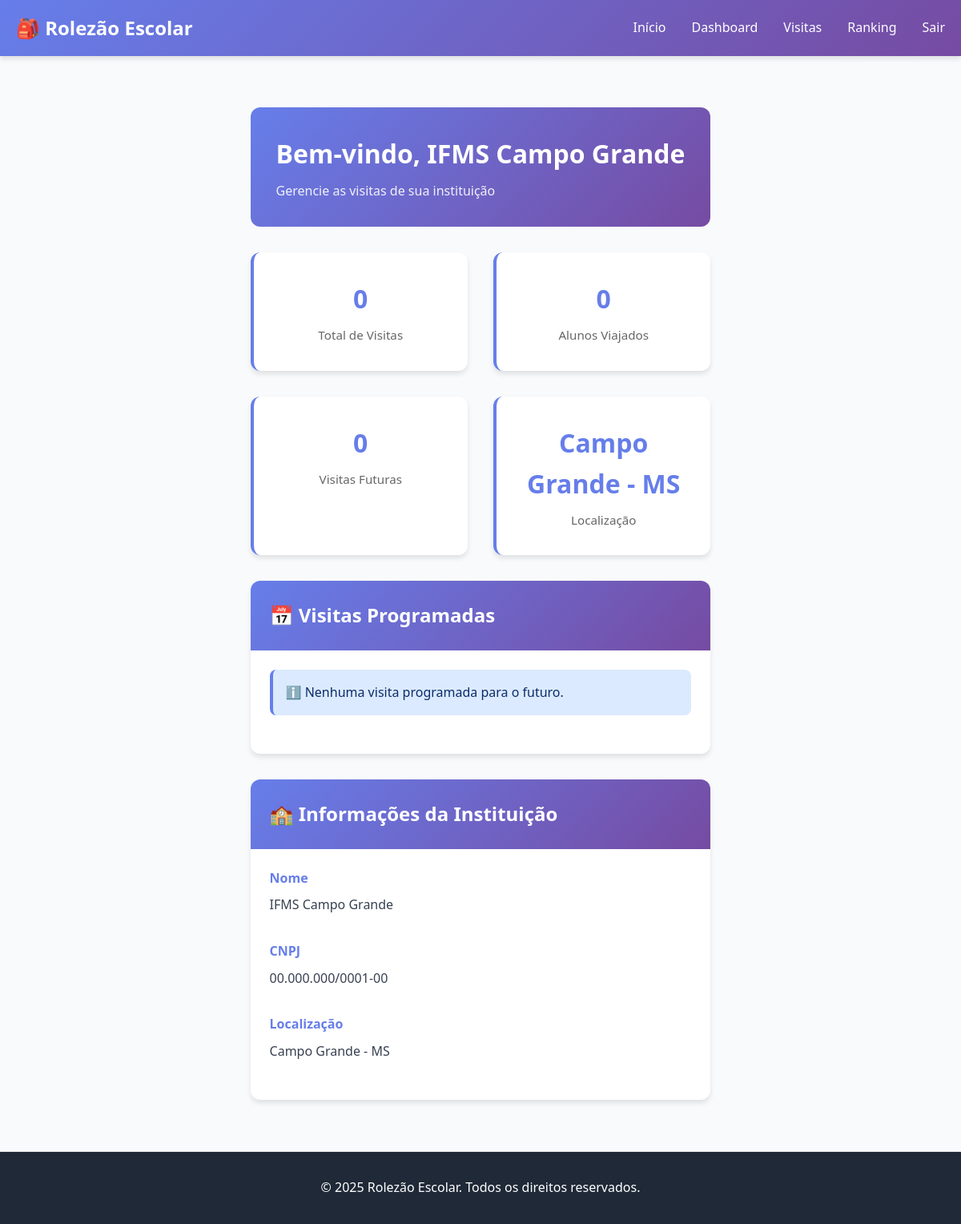
The app's page /pages/dashboard-instituicao.php (signed in) with its own data.
### tables this page shows
CREATE TABLE instituicao(
  id_instituicao INT PRIMARY KEY AUTO_INCREMENT,
  nome VARCHAR(100) NOT NULL,
  localizacao VARCHAR(150) NOT NULL,
  cnpj VARCHAR(20) NOT NULL,
  senha VARCHAR(255) NOT NULL
);

### pages/dashboard-instituicao.php (the view, shortened to what this page needs)
<?php
try {
    $pdo = getConnection();
    $stmt = $pdo->prepare("
        SELECT a.*, pt.nome as ponto_nome, pt.local, pt.descricao, pt.custo
        FROM agendamento a
        JOIN ponto_turistico pt ON a.id_ponto_turistico = pt.id_ponto_turistico
        WHERE a.id_instituicao = ? AND a.data_visita >= CURDATE()
        ORDER BY a.data_visita ASC
    ");
    $stmt->execute([$_SESSION['id_usuario']]);
    $visitas_pendentes = $stmt->fetchAll(PDO::FETCH_ASSOC);
    $stmt = $pdo->prepare("
        SELECT
            COUNT(*) as total_visitas,
            SUM(quantidade_aluno) as total_alunos,
            SUM(CASE WHEN data_visita >= CURDATE() THEN 1 ELSE 0 END) as futuras_visitas
        FROM agendamento
        WHERE id_instituicao = ?
    ");
    $stmt->execute([$_SESSION['id_usuario']]);
    $stats = $stmt->fetch(PDO::FETCH_ASSOC);
    $stmt = $pdo->prepare("SELECT * FROM instituicao WHERE id_instituicao = ?");
    $stmt->execute([$_SESSION['id_usuario']]);
    $instituicao = $stmt->fetch(PDO::FETCH_ASSOC);
} catch (Exception $e) {
    $erro = 'Erro ao carregar dados: ' . $e->getMessage();
}
?>
<!DOCTYPE html>
<html lang="pt-BR">
<head>
    <link rel="stylesheet" href="../public/css/style.css">
</head>
<body>
    <nav class="navbar">
        <div class="navbar-container">
            <div class="navbar-brand">
                <a href="../index.php" style="text-decoration: none; color: white;">
                    <h1>🎒 Rolezão Escolar</h1>
                </a>
            </div>
            <ul class="navbar-menu">
                <li><a href="../index.php">Início</a></li>
                <li><a href="dashboard-instituicao.php">Dashboard</a></li>
                <li><a href="minhas-visitas.php">Visitas</a></li>
                <li><a href="ranking.php">Ranking</a></li>
                <li><a href="../auth/logout.php">Sair</a></li>
            </ul>
        </div>
    </nav>
    <div class="page-container">
        <div style="background: linear-gradient(135deg, var(--primary) 0%, var(--secondary) 100%); color: white; padding: 2rem; border-radius: 12px; margin-top: 2rem; margin-bottom: 2rem;">
            <h1 style="margin: 0; margin-bottom: 0.5rem;">Bem-vindo, <?php echo htmlspecialchars($_SESSION['nome_usuario']); ?></h1>
            <p style="margin: 0; opacity: 0.9;">Gerencie as visitas de sua instituição</p>
        </div>
        <div class="stats-grid">
            <div class="stat-card">
                <h3><?php echo $stats['total_visitas'] ?? 0; ?></h3>
                <p>Total de Visitas</p>
            </div>
            <div class="stat-card">
                <h3><?php echo $stats['total_alunos'] ?? 0; ?></h3>
                <p>Alunos Viajados</p>
            </div>
            <div class="stat-card">
                <h3><?php echo $stats['futuras_visitas'] ?? 0; ?></h3>
                <p>Visitas Futuras</p>
            </div>
            <div class="stat-card">
                <h3><?php echo htmlspecialchars($instituicao['localizacao'] ?? ''); ?></h3>
                <p>Localização</p>
            </div>
        </div>
        <div class="card" style="margin-top: 2rem;">
            <div class="card-header">
                <h2>📅 Visitas Programadas</h2>
            </div>
            <div class="card-body">
                <?php if (empty($visitas_pendentes)): ?>
                    <div class="alert alert-info">
                        ℹ️ Nenhuma visita programada para o futuro.
                    </div>
                <?php endif; ?>
            </div>
        </div>
        <div class="card" style="margin-top: 2rem; margin-bottom: 2rem;">
            <div class="card-header">
                <h2>🏫 Informações da Instituição</h2>
            </div>
            <div class="card-body">
                <div class="form-group" style="max-width: none;">
                    <div style="display: grid; grid-template-columns: repeat(auto-fit, minmax(250px, 1fr)); gap: 2rem;">
                        <div>
                            <label style="font-weight: bold; color: var(--primary);">Nome</label>
                            <p><?php echo htmlspecialchars($instituicao['nome']); ?></p>
                        </div>
                        <div>
                            <label style="font-weight: bold; color: var(--primary);">CNPJ</label>
                            <p><?php echo htmlspecialchars($instituicao['cnpj']); ?></p>
                        </div>
                        <div>
                            <label style="font-weight: bold; color: var(--primary);">Localização</label>
                            <p><?php echo htmlspecialchars($instituicao['localizacao']); ?></p>
                        </div>
                    </div>
                </div>
            </div>
        </div>
    </div>
    <footer class="footer">
        <p>&copy; 2025 Rolezão Escolar. Todos os direitos reservados.</p>
    </footer>
</body>
</html>

### public/css/style.css (style rules this page uses)
* { margin: 0; padding: 0; box-sizing: border-box; }
:root { --primary: #667eea; --secondary: #764ba2; --success: #10b981; --warning: #f59e0b; --danger: #ef4444; --light: #f3f4f6; --dark: #1f2937; --border: #e5e7eb; --text: #374151; --shadow: 0 4px 6px rgba(0, 0, 0, 0.1); --shadow-lg: 0 10px 15px rgba(0, 0, 0, 0.15); }
body { font-family: 'Segoe UI', Tahoma, Geneva, Verdana, sans-serif; color: var(--text); background-color: #f9fafb; line-height: 1.6; display: flex; flex-direction: column; min-height: 100vh; }
.navbar { background: linear-gradient(135deg, var(--primary) 0%, var(--secondary) 100%); color: white; padding: 1rem 0; box-shadow: var(--shadow); position: sticky; top: 0; z-index: 100; }
.navbar-container { max-width: 1200px; margin: 0 auto; padding: 0 20px; display: flex; justify-content: space-between; align-items: center; }
.navbar-brand h1 { font-size: 1.5rem; white-space: nowrap; }
.navbar-menu { display: flex; list-style: none; gap: 2rem; align-items: center; flex-wrap: wrap; }
.navbar-menu a { color: white; text-decoration: none; transition: opacity 0.3s; }
.card { background: white; border-radius: 12px; box-shadow: var(--shadow); overflow: hidden; transition: all 0.3s; }
.card-header { padding: 1.5rem; background: linear-gradient(135deg, var(--primary) 0%, var(--secondary) 100%); color: white; }
.card-body { padding: 1.5rem; }
.stats-grid { display: grid; grid-template-columns: repeat(auto-fit, minmax(200px, 1fr)); gap: 2rem; margin-top: 2rem; }
.stat-card { background: white; padding: 2rem; border-radius: 12px; text-align: center; box-shadow: var(--shadow); border-left: 4px solid var(--primary); }
.stat-card h3 { font-size: clamp(1.5rem, 5vw, 2.0rem); color: var(--primary); margin-bottom: 0.5rem; word-break: break-word; }
.stat-card p { color: #666; font-size: 0.95rem; }
.form-group { margin-bottom: 1.5rem; }
label { display: block; margin-bottom: 0.5rem; color: var(--dark); font-weight: 500; }
.alert { padding: 1rem; border-radius: 8px; margin-bottom: 1.5rem; display: flex; gap: 1rem; align-items: flex-start; }
.alert-info { background: #dbeafe; color: #0c2d6b; border-left: 4px solid var(--primary); }
.footer { background: var(--dark); color: white; text-align: center; padding: 2rem; margin-top: auto; border-top: 1px solid var(--border); }
.page-container { max-width: 1200px; margin: 0 auto; padding: 2rem; }

### records on screen
instituicao: localizacao "Campo Grande - MS", nome "IFMS Campo Grande", cnpj "00.000.000/0001-00"

### other values on screen
$_SESSION['nome_usuario'] "IFMS Campo Grande"
$stats['total_visitas'] "0"
$stats['total_alunos'] "0"
$stats['futuras_visitas'] "0"
